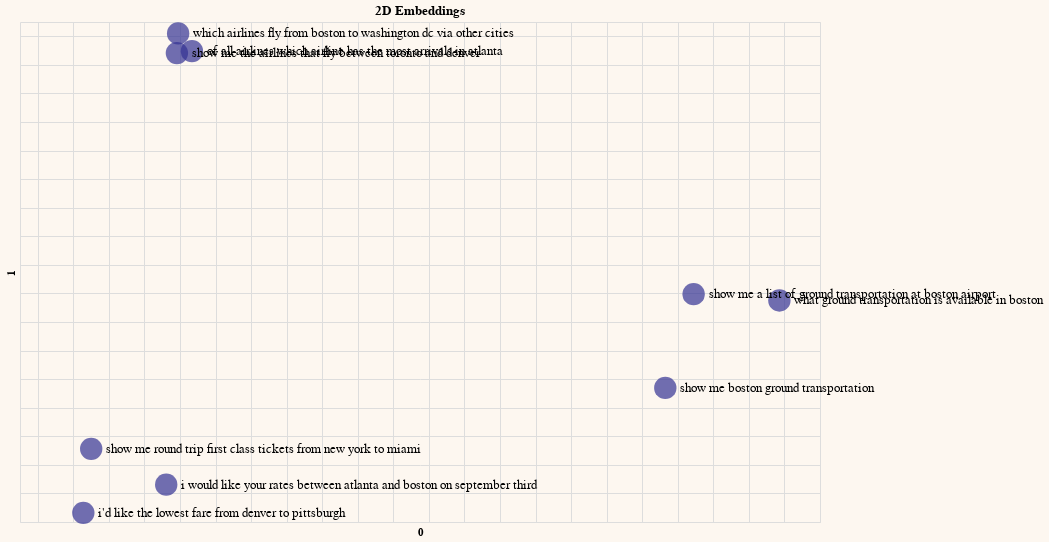

Source (notebook cell):
### Code cell
# Reduce embeddings to 2 principal components to aid visualization
embeds_pc2 = get_pc(embeds,2)

# Add the principal components to dataframe
df_pc2 = pd.concat([df, pd.DataFrame(embeds_pc2)], axis=1)

# Plot the 2D embeddings on a chart
df_pc2.columns = df_pc2.columns.astype(str)
generate_chart(df_pc2.iloc[:sample],'0','1',title='2D Embeddings')

### Figure 1 — Vega-Lite specification as saved in the notebook (floating-point values rounded to 4 significant figures; data arrays with more than 128 entries replaced by an {"elided": "..."} marker saying what was removed)
{"config": {"view": {"continuousWidth": 400, "continuousHeight": 300}, "background": "#FDF7F0", "legend": {"labelFontSize": 18, "orient": "bottom", "titleFontSize": 18}}, "layer": [{"mark": {"type": "circle", "size": 500}, "encoding": {"color": {"value": "#333293"}, "tooltip": [{"field": "query", "type": "nominal"}], "x": {"axis": {"domain": false, "labels": false, "ticks": false}, "field": "0", "scale": {"zero": false}, "type": "quantitative"}, "y": {"axis": {"domain": false, "labels": false, "ticks": false}, "field": "1", "scale": {"zero": false}, "type": "quantitative"}}}, {"mark": {"type": "text", "align": "left", "baseline": "middle", "color": "black", "dx": 15, "size": 13}, "encoding": {"color": {"value": "black"}, "text": {"field": "query", "type": "nominal"}, "tooltip": [{"field": "query", "type": "nominal"}], "x": {"axis": {"domain": false, "labels": false, "ticks": false}, "field": "0", "scale": {"zero": false}, "type": "quantitative"}, "y": {"axis": {"domain": false, "labels": false, "ticks": false}, "field": "1", "scale": {"zero": false}, "type": "quantitative"}}}], "data": {"name": "data-0beb1edc3c62fb46e691094add561f2d"}, "height": 500, "title": "2D Embeddings", "width": 800, "$schema": "https://vega.github.io/schema/vega-lite/v4.17.0.json", "datasets": {"data-0beb1edc3c62fb46e691094add561f2d": [{"query": " which airlines fly from boston to washington dc via other cities", "query_embeds": {"elided": "1536 float values"}, "0": -0.06105, "1": 0.242}, {"query": " show me the airlines that fly between toronto and denver", "query_embeds": {"elided": "1536 float values"}, "0": -0.06175, "1": 0.2282}, {"query": " show me round trip first class tickets from new york to miami", "query_embeds": {"elided": "1536 float values"}, "0": -0.11, "1": -0.0488}, {"query": " i'd like the lowest fare from denver to pittsburgh", "query_embeds": {"elided": "1536 float values"}, "0": -0.1144, "1": -0.09361}, {"query": " show me a list of ground transportation at boston airport", "query_embeds": {"elided": "1536 float values"}, "0": 0.2289, "1": 0.05949}, {"query": " show me boston ground transportation", "query_embeds": {"elided": "1536 float values"}, "0": 0.213, "1": -0.006145}, {"query": " of all airlines which airline has the most arrivals in atlanta", "query_embeds": {"elided": "1536 float values"}, "0": -0.05328, "1": 0.2296}, {"query": " what ground transportation is available in boston", "query_embeds": {"elided": "1536 float values"}, "0": 0.2772, "1": 0.05508}, {"query": " i would like your rates between atlanta and boston on september third", "query_embeds": {"elided": "1536 float values"}, "0": -0.06775, "1": -0.07384}]}}
